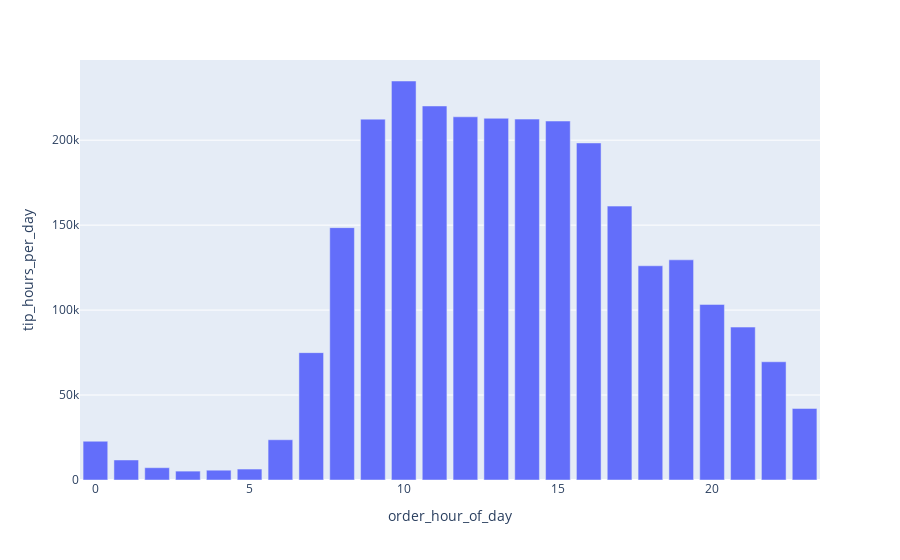

Notebook source saved alongside this figure:
### Markdown cell above
#### Order_hour_of_day

### Code cell
px.bar(df.loc[df.tip == 1].groupby("order_hour_of_day", as_index= False).agg(tip_hours_per_day = ("index", "count")), x= "order_hour_of_day", y= "tip_hours_per_day")

### Figure 1 — Plotly figure (JSON) as saved in the notebook; plotly's stock layout.template omitted (floating-point values rounded to 4 significant figures)
{"data": [{"alignmentgroup": "True", "hovertemplate": "order_hour_of_day=%{x}<br>tip_hours_per_day=%{y}<extra></extra>", "legendgroup": "", "marker": {"color": "#636efa", "pattern": {"shape": ""}}, "name": "", "offsetgroup": "", "orientation": "v", "showlegend": false, "textposition": "auto", "type": "bar", "x": [0, 1, 2, 3, 4, 5, 6, 7, 8, 9, 10, 11, 12, 13, 14, 15, 16, 17, 18, 19, 20, 21, 22, 23], "xaxis": "x", "y": [22817, 11780, 7243, 5233, 5766, 6449, 23680, 74954, 148523, 212389, 234828, 220124, 213757, 212880, 212398, 211268, 198371, 161195, 126076, 129575, 103344, 89999, 69585, 42113], "yaxis": "y"}], "layout": {"barmode": "relative", "legend": {"tracegroupgap": 0}, "margin": {"t": 60}, "xaxis": {"anchor": "y", "domain": [0, 1], "title": {"text": "order_hour_of_day"}}, "yaxis": {"anchor": "x", "domain": [0, 1], "title": {"text": "tip_hours_per_day"}}}}
